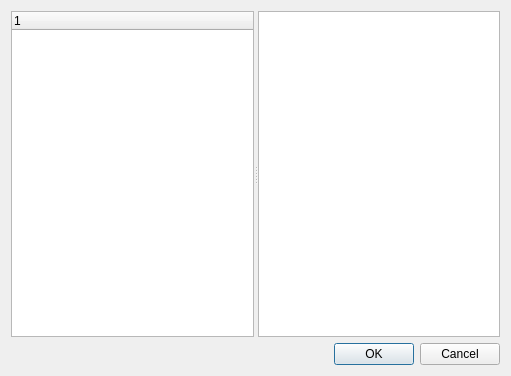
<?xml version="1.0" encoding="UTF-8"?>
<ui version="4.0">
 <class>Dialog</class>
 <widget class="QDialog" name="Dialog">
  <property name="geometry">
   <rect>
    <x>0</x>
    <y>0</y>
    <width>511</width>
    <height>376</height>
   </rect>
  </property>
  <property name="windowTitle">
   <string>Dialog</string>
  </property>
  <layout class="QVBoxLayout" name="verticalLayout">
   <item>
    <widget class="QSplitter" name="splitter">
     <property name="orientation">
      <enum>Qt::Horizontal</enum>
     </property>
     <widget class="QTreeWidget" name="treeWidget">
      <column>
       <property name="text">
        <string notr="true">1</string>
       </property>
      </column>
     </widget>
     <widget class="QPlainTextEdit" name="plainTextEdit"/>
    </widget>
   </item>
   <item>
    <widget class="QDialogButtonBox" name="buttonBox">
     <property name="standardButtons">
      <set>QDialogButtonBox::Cancel|QDialogButtonBox::Ok</set>
     </property>
    </widget>
   </item>
  </layout>
 </widget>
 <resources/>
 <connections/>
</ui>
